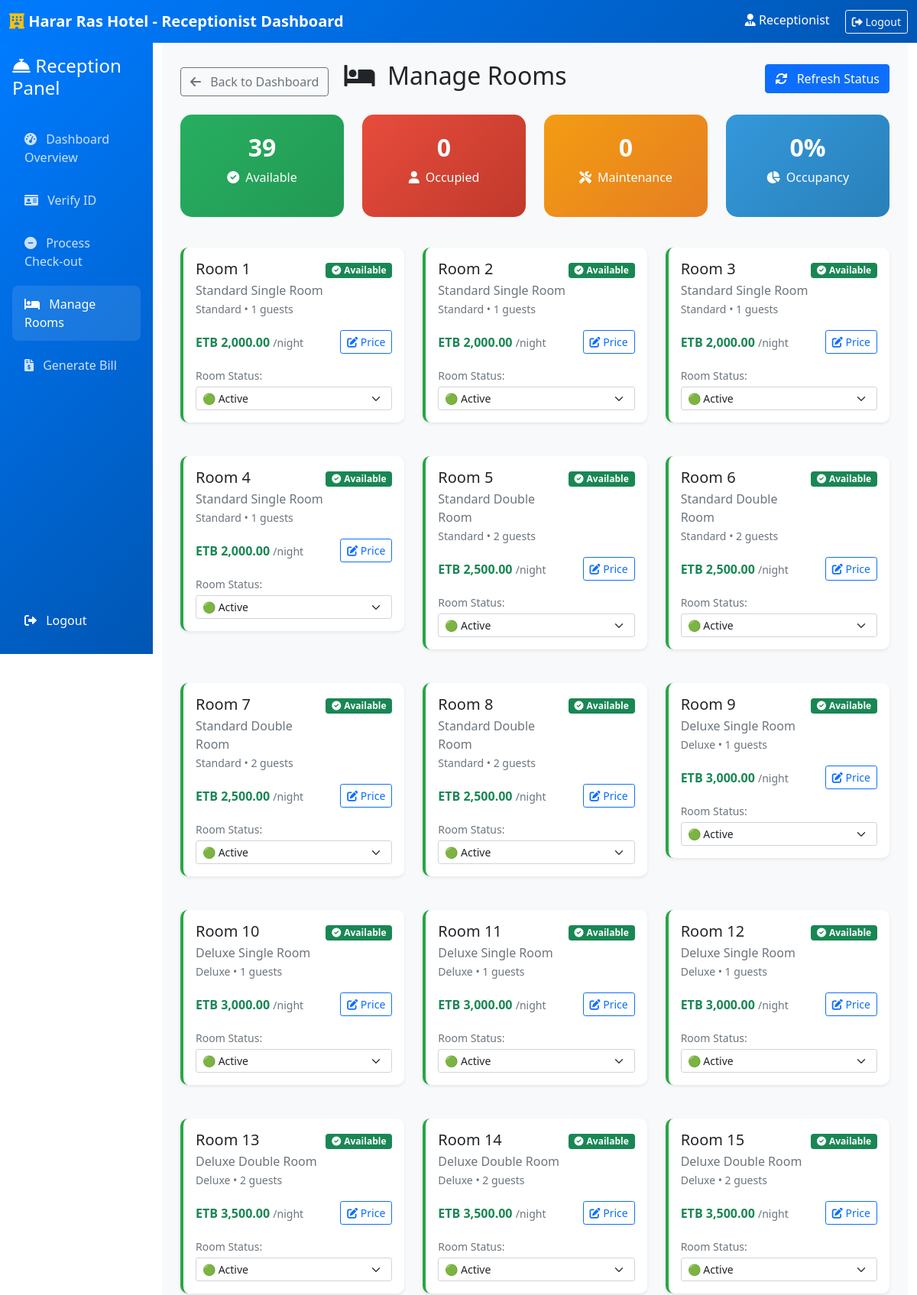
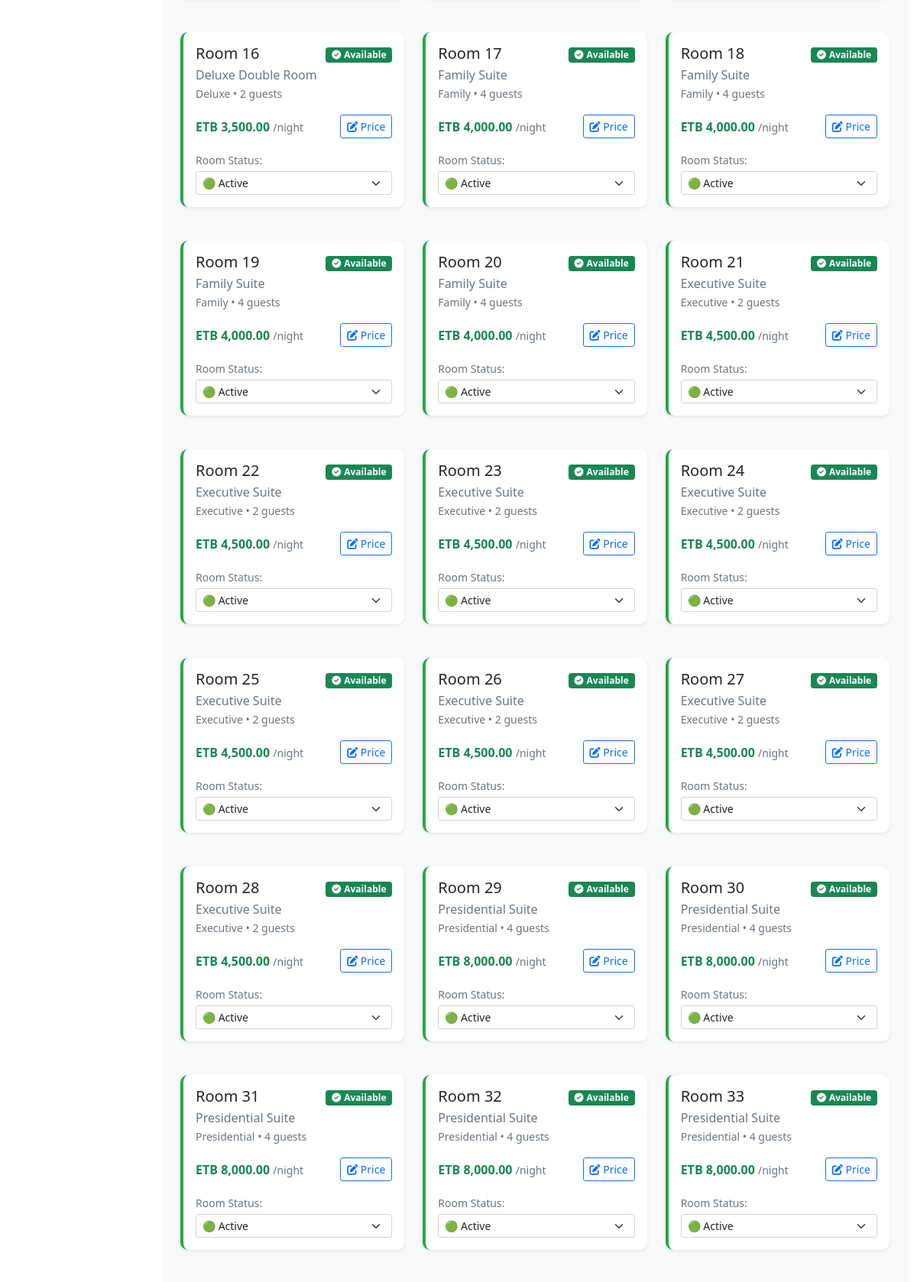
The app's page /dashboard/receptionist-rooms.php (signed in, upper part) with its own data (2 pictures, top to bottom).
### tables this page shows
CREATE TABLE IF NOT EXISTS rooms (
    id INT AUTO_INCREMENT PRIMARY KEY,
    name VARCHAR(100) NOT NULL,
    room_number VARCHAR(20) UNIQUE NOT NULL,
    room_type ENUM('standard', 'deluxe', 'suite', 'family', 'presidential', 'single', 'double', 'executive') NOT NULL,
    description TEXT,
    capacity INT NOT NULL,
    price DECIMAL(10, 2) NOT NULL,
    image VARCHAR(255),
    status ENUM('active', 'occupied', 'booked', 'maintenance', 'inactive') DEFAULT 'active',
    created_at TIMESTAMP DEFAULT CURRENT_TIMESTAMP
);

### includes/functions.php (called while the page is built, shortened)
<?php
function format_currency($amount) {
    return 'ETB ' . number_format((float)$amount, 2);
}

### dashboard/receptionist-rooms.php (the view, shortened to what this page needs)
<?php
require_once '../includes/config.php';
require_once '../includes/functions.php';
$rooms_query = "SELECT r.*,
                CASE
                    WHEN r.status = 'occupied' THEN 'occupied'
                    WHEN r.status = 'booked' THEN 'booked'
                    WHEN b.id IS NOT NULL THEN 'occupied'
                    WHEN r.status = 'maintenance' THEN 'maintenance'
                    WHEN r.status = 'inactive' THEN 'inactive'
                    ELSE 'available'
                END as availability_status,
                b.booking_reference,
                CONCAT(u.first_name, ' ', u.last_name) as guest_name,
                b.check_out_date
                FROM rooms r
                LEFT JOIN bookings b ON r.id = b.room_id
                    AND b.status = 'checked_in'
                LEFT JOIN users u ON b.user_id = u.id
                ORDER BY CAST(r.room_number AS UNSIGNED)";
$rooms = $conn->query($rooms_query);
$room_stats_query = "SELECT
                     COUNT(*) as total_rooms,
                     COUNT(CASE WHEN r.status = 'active' AND b.id IS NULL THEN 1 END) as available_rooms,
                     COUNT(CASE WHEN r.status = 'occupied' OR (r.status = 'active' AND b.id IS NOT NULL) THEN 1 END) as occupied_rooms,
                     COUNT(CASE WHEN r.status = 'maintenance' THEN 1 END) as maintenance_rooms,
                     COUNT(CASE WHEN r.status = 'inactive' THEN 1 END) as inactive_rooms
                     FROM rooms r
                     LEFT JOIN bookings b ON r.id = b.room_id AND b.status = 'checked_in'";
$room_stats = $conn->query($room_stats_query)->fetch_assoc();
$available_rooms = $room_stats['available_rooms'];
$total_active = $room_stats['total_rooms'] - $room_stats['maintenance_rooms'] - $room_stats['inactive_rooms'];
$occupancy_rate = $total_active > 0 ? round(($room_stats['occupied_rooms'] / $total_active) * 100, 1) : 0;
?>
<!DOCTYPE html>
<html lang="en">
<head>
    <link href="https://cdn.jsdelivr.net/npm/bootstrap@5.1.3/dist/css/bootstrap.min.css" rel="stylesheet">
    <link href="https://cdnjs.cloudflare.com/ajax/libs/font-awesome/6.0.0/css/all.min.css" rel="stylesheet">
</head>
<body>
    <nav class="navbar navbar-expand-lg navbar-receptionist">
        <div class="container-fluid">
            <a class="navbar-brand" href="../index.php">
                <i class="fas fa-hotel text-warning"></i>
                <span class="text-white fw-bold">Harar Ras Hotel - Receptionist Dashboard</span>
            </a>
            <div class="ms-auto">
                <span class="text-white me-3">
                    <i class="fas fa-user-tie"></i> Receptionist
                </span>
                <a href="../logout.php" class="btn btn-outline-light btn-sm">
                    <i class="fas fa-sign-out-alt"></i> Logout
                </a>
            </div>
        </div>
    </nav>
    <div class="container-fluid">
        <div class="row">
            <div class="col-md-3 col-lg-2 px-0">
                <div class="sidebar d-flex flex-column p-3">
                    <h4 class="text-white mb-4">
                        <i class="fas fa-concierge-bell"></i> Reception Panel
                    </h4>
                    <nav class="nav flex-column">
                        <a href="receptionist.php" class="nav-link">
                            <i class="fas fa-tachometer-alt me-2"></i> Dashboard Overview
                        </a>
                        <a href="verify-id.php" class="nav-link">
                            <i class="fas fa-id-card me-2"></i> Verify ID
                        </a>
                        <a href="receptionist-checkout.php" class="nav-link">
                            <i class="fas fa-minus-circle me-2"></i> Process Check-out
                        </a>
                        <a href="receptionist-rooms.php" class="nav-link active">
                            <i class="fas fa-bed me-2"></i> Manage Rooms
                        </a>
                        <a href="../generate_bill.php" class="nav-link">
                            <i class="fas fa-file-invoice-dollar me-2"></i> Generate Bill
                        </a>
                        </nav>
                    <div class="mt-auto">
                        <a href="../logout.php" class="nav-link text-white">
                            <i class="fas fa-sign-out-alt me-2"></i> Logout
                        </a>
                    </div>
                </div>
            </div>
            <div class="col-md-9 col-lg-10">
                <div class="main-content p-4">
                    <div class="d-flex justify-content-between align-items-center mb-4">
                        <div>
                            <a href="receptionist.php" class="btn btn-outline-secondary me-3">
                                <i class="fas fa-arrow-left me-2"></i> Back to Dashboard
                            </a>
                            <h2 class="d-inline"><i class="fas fa-bed me-2"></i> Manage Rooms</h2>
                        </div>
                        <button class="btn btn-primary" onclick="location.reload()">
                            <i class="fas fa-sync-alt me-2"></i> Refresh Status
                        </button>
                    </div>
                    <div class="row mb-4">
                        <div class="col-md-3 mb-3">
                            <div class="stat-card green">
                                <h4><?php echo $available_rooms; ?></h4>
                                <p><i class="fas fa-check-circle me-2"></i>Available</p>
                            </div>
                        </div>
                        <div class="col-md-3 mb-3">
                            <div class="stat-card red">
                                <h4><?php echo $room_stats['occupied_rooms']; ?></h4>
                                <p><i class="fas fa-user me-2"></i>Occupied</p>
                            </div>
                        </div>
                        <div class="col-md-3 mb-3">
                            <div class="stat-card yellow">
                                <h4><?php echo $room_stats['maintenance_rooms']; ?></h4>
                                <p><i class="fas fa-tools me-2"></i>Maintenance</p>
                            </div>
                        </div>
                        <div class="col-md-3 mb-3">
                            <div class="stat-card blue">
                                <h4><?php echo $occupancy_rate; ?>%</h4>
                                <p><i class="fas fa-chart-pie me-2"></i>Occupancy</p>
                            </div>
                        </div>
                    </div>
                    <div class="row">
                        <?php if ($rooms && $rooms->num_rows > 0): ?>
                            <?php while ($room = $rooms->fetch_assoc()): ?>
                                <div class="col-md-6 col-lg-4 mb-4">
                                    <div class="card room-card room-<?php echo $room['availability_status']; ?>">
                                        <div class="card-body">
                                            <div class="d-flex justify-content-between align-items-start mb-3">
                                                <div>
                                                    <h5 class="card-title mb-1">Room <?php echo htmlspecialchars($room['room_number'] ?? '', ENT_QUOTES, 'UTF-8'); ?></h5>
                                                    <p class="text-muted mb-0"><?php echo htmlspecialchars($room['name'] ?? '', ENT_QUOTES, 'UTF-8'); ?></p>
                                                    <small class="text-muted"><?php echo ucfirst($room['room_type'] ?? 'standard'); ?> • <?php echo $room['capacity'] ?? 1; ?> guests</small>
                                                </div>
                                                <div class="text-end">
                                                    <?php
                                                    $status_badges = [
                                                        'available' => ['success', 'Available', 'fas fa-check-circle'],
                                                        'occupied' => ['danger', 'Occupied', 'fas fa-user'],
                                                        'maintenance' => ['warning', 'Maintenance', 'fas fa-tools'],
                                                        'inactive' => ['secondary', 'Inactive', 'fas fa-pause-circle']
                                                    ];
                                                    $badge_info = $status_badges[$room['availability_status']] ?? ['secondary', 'Unknown', 'fas fa-question-circle'];
                                                    ?>
                                                    <span class="badge bg-<?php echo $badge_info[0]; ?>">
                                                        <i class="<?php echo $badge_info[2]; ?> me-1"></i><?php echo $badge_info[1]; ?>
                                                    </span>
                                                </div>
                                            </div>
                                            <div class="d-flex justify-content-between align-items-center mb-3">
                                                <div>
                                                    <strong class="text-success"><?php echo format_currency($room['price'] ?? 0); ?></strong>
                                                    <small class="text-muted">/night</small>
                                                </div>
                                                <button class="btn btn-outline-primary btn-sm" onclick="updatePrice(<?php echo $room['id']; ?>, <?php echo $room['price']; ?>)">
                                                    <i class="fas fa-edit"></i> Price
                                                </button>
                                            </div>
                                            <div class="flex-grow-1">
                                                <label class="form-label small text-muted mb-1">Room Status:</label>
                                                <?php
                                                $occupancy_status = '';
                                                ?>
                                                <select class="form-select form-select-sm room-status-dropdown" onchange="updateRoomStatus(<?php echo $room['id']; ?>, this.value)">
                                                    <option value="active" <?php echo $room['status'] == 'active' && $occupancy_status == '' ? 'selected' : ''; ?>>🟢 Active</option>
                                                </select>
                                            </div>
                                        </div>
                                    </div>
                                </div>
                            <?php endwhile; ?>
                        <?php endif; ?>
                    </div>
                </div>
            </div>
        </div>
    </div>
</body>
</html>

### dashboard/receptionist-rooms.php (style rules this page uses)
.navbar-receptionist { background: linear-gradient(135deg, #007bff 0%, #0056b3 100%) !important; }
.navbar-receptionist .navbar-brand { color: white !important; font-weight: bold; }
.sidebar { min-height: 100vh; background: linear-gradient(135deg, #007bff 0%, #0056b3 100%); }
.sidebar .nav-link { color: rgba(255,255,255,0.8); padding: 0.75rem 1rem; margin: 0.25rem 0; border-radius: 0.5rem; transition: all 0.3s; }
.sidebar .nav-link:hover, .sidebar .nav-link.active { color: white; background: rgba(255,255,255,0.1); }
.main-content { background: #f8f9fa; min-height: 100vh; }
.card { border: none; box-shadow: 0 0.125rem 0.25rem rgba(0,0,0,0.075); }
.room-card { border-radius: 10px; margin-bottom: 20px; transition: all 0.3s; }
.room-available { border-left: 4px solid #28a745; }
.stat-card { border-radius: 15px; padding: 1.5rem; color: white; text-align: center; }
.stat-card h4 { font-size: 2rem; font-weight: bold; margin-bottom: 0.5rem; }
.stat-card.green { background: linear-gradient(135deg, #27ae60, #229954); }
.stat-card.red { background: linear-gradient(135deg, #e74c3c, #c0392b); }
.stat-card.yellow { background: linear-gradient(135deg, #f39c12, #e67e22); }
.stat-card.blue { background: linear-gradient(135deg, #3498db, #2980b9); }
.room-status-dropdown { max-height: 200px; overflow-y: auto; }
.room-status-dropdown option { cursor: pointer; background-color: white; color: #333; padding: 8px; }

### records on screen
rooms: room_number "1", name "Standard Single Room", room_type "Standard", capacity "1", badge_info "Available", price "ETB 2,000.00", status+id "🟢 Active"
rooms: room_number "2", name "Standard Single Room", room_type "Standard", capacity "1", badge_info "Available", price "ETB 2,000.00", status+id "🟢 Active"
rooms: room_number "3", name "Standard Single Room", room_type "Standard", capacity "1", badge_info "Available", price "ETB 2,000.00", status+id "🟢 Active"
rooms: room_number "4", name "Standard Single Room", room_type "Standard", capacity "1", badge_info "Available", price "ETB 2,000.00", status+id "🟢 Active"
rooms: room_number "5", name "Standard Double Room", room_type "Standard", capacity "2", badge_info "Available", price "ETB 2,500.00", status+id "🟢 Active"
rooms: room_number "6", name "Standard Double Room", room_type "Standard", capacity "2", badge_info "Available", price "ETB 2,500.00", status+id "🟢 Active"
rooms: room_number "7", name "Standard Double Room", room_type "Standard", capacity "2", badge_info "Available", price "ETB 2,500.00", status+id "🟢 Active"
rooms: room_number "8", name "Standard Double Room", room_type "Standard", capacity "2", badge_info "Available", price "ETB 2,500.00", status+id "🟢 Active"
rooms: room_number "9", name "Deluxe Single Room", room_type "Deluxe", capacity "1", badge_info "Available", price "ETB 3,000.00", status+id "🟢 Active"
rooms: room_number "10", name "Deluxe Single Room", room_type "Deluxe", capacity "1", badge_info "Available", price "ETB 3,000.00", status+id "🟢 Active"
rooms: room_number "11", name "Deluxe Single Room", room_type "Deluxe", capacity "1", badge_info "Available", price "ETB 3,000.00", status+id "🟢 Active"
rooms: room_number "12", name "Deluxe Single Room", room_type "Deluxe", capacity "1", badge_info "Available", price "ETB 3,000.00", status+id "🟢 Active"
rooms: room_number "13", name "Deluxe Double Room", room_type "Deluxe", capacity "2", badge_info "Available", price "ETB 3,500.00", status+id "🟢 Active"
rooms: room_number "14", name "Deluxe Double Room", room_type "Deluxe", capacity "2", badge_info "Available", price "ETB 3,500.00", status+id "🟢 Active"
rooms: room_number "15", name "Deluxe Double Room", room_type "Deluxe", capacity "2", badge_info "Available", price "ETB 3,500.00", status+id "🟢 Active"
rooms: room_number "16", name "Deluxe Double Room", room_type "Deluxe", capacity "2", badge_info "Available", price "ETB 3,500.00", status+id "🟢 Active"
rooms: room_number "17", name "Family Suite", room_type "Family", capacity "4", badge_info "Available", price "ETB 4,000.00", status+id "🟢 Active"
rooms: room_number "18", name "Family Suite", room_type "Family", capacity "4", badge_info "Available", price "ETB 4,000.00", status+id "🟢 Active"
rooms: room_number "19", name "Family Suite", room_type "Family", capacity "4", badge_info "Available", price "ETB 4,000.00", status+id "🟢 Active"
rooms: room_number "20", name "Family Suite", room_type "Family", capacity "4", badge_info "Available", price "ETB 4,000.00", status+id "🟢 Active"
rooms: room_number "21", name "Executive Suite", room_type "Executive", capacity "2", badge_info "Available", price "ETB 4,500.00", status+id "🟢 Active"
rooms: room_number "22", name "Executive Suite", room_type "Executive", capacity "2", badge_info "Available", price "ETB 4,500.00", status+id "🟢 Active"
rooms: room_number "23", name "Executive Suite", room_type "Executive", capacity "2", badge_info "Available", price "ETB 4,500.00", status+id "🟢 Active"
rooms: room_number "24", name "Executive Suite", room_type "Executive", capacity "2", badge_info "Available", price "ETB 4,500.00", status+id "🟢 Active"
rooms: room_number "25", name "Executive Suite", room_type "Executive", capacity "2", badge_info "Available", price "ETB 4,500.00", status+id "🟢 Active"
rooms: room_number "26", name "Executive Suite", room_type "Executive", capacity "2", badge_info "Available", price "ETB 4,500.00", status+id "🟢 Active"
rooms: room_number "27", name "Executive Suite", room_type "Executive", capacity "2", badge_info "Available", price "ETB 4,500.00", status+id "🟢 Active"
rooms: room_number "28", name "Executive Suite", room_type "Executive", capacity "2", badge_info "Available", price "ETB 4,500.00", status+id "🟢 Active"
rooms: room_number "29", name "Presidential Suite", room_type "Presidential", capacity "4", badge_info "Available", price "ETB 8,000.00", status+id "🟢 Active"
rooms: room_number "30", name "Presidential Suite", room_type "Presidential", capacity "4", badge_info "Available", price "ETB 8,000.00", status+id "🟢 Active"
rooms: room_number "31", name "Presidential Suite", room_type "Presidential", capacity "4", badge_info "Available", price "ETB 8,000.00", status+id "🟢 Active"
rooms: room_number "32", name "Presidential Suite", room_type "Presidential", capacity "4", badge_info "Available", price "ETB 8,000.00", status+id "🟢 Active"
rooms: room_number "33", name "Presidential Suite", room_type "Presidential", capacity "4", badge_info "Available", price "ETB 8,000.00", status+id "🟢 Active"

### other values on screen
$available_rooms "39"
$room_stats['occupied_rooms'] "0"
$room_stats['maintenance_rooms'] "0"
$occupancy_rate "0"
